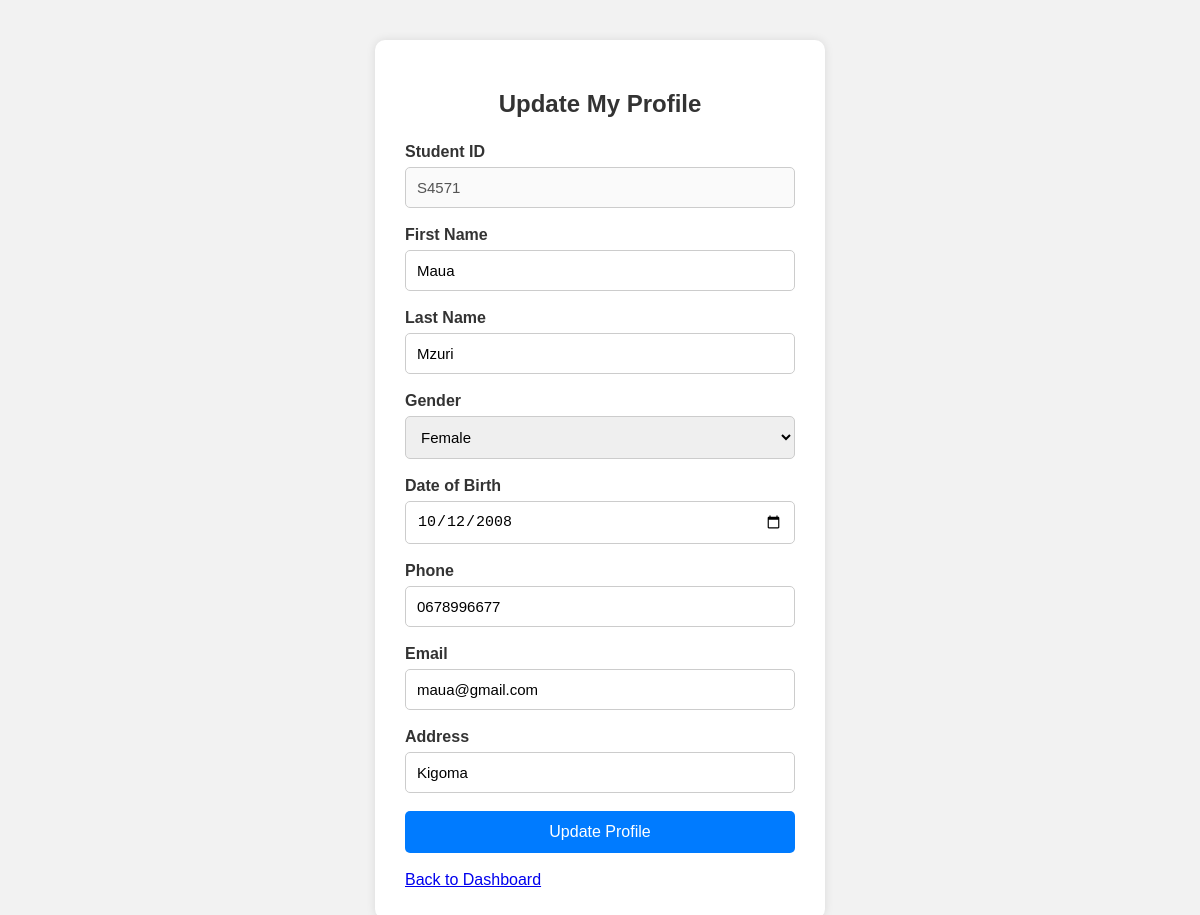
/update-profile.php (signed in), run on the app's committed database.
### tables this page shows
CREATE TABLE `students` (
  `id` int(11) NOT NULL,
  `user_id` int(11) NOT NULL,
  `student_id` varchar(50) NOT NULL,
  `first_name` varchar(100) NOT NULL,
  `last_name` varchar(100) NOT NULL,
  `gender` varchar(20) DEFAULT NULL,
  `date_of_birth` date DEFAULT NULL,
  `phone` varchar(20) DEFAULT NULL,
  `email` varchar(100) DEFAULT NULL,
  `address` varchar(255) DEFAULT NULL,
  `status` enum('active','inactive') NOT NULL DEFAULT 'inactive'
);

### update-profile.php (the view, shortened to what this page needs)
<?php
include "connection.php";
$user_id = $_SESSION['user_id'];
$sql = "SELECT * FROM students
        WHERE user_id = '$user_id'";
$result = mysqli_query($connection, $sql);
if (mysqli_num_rows($result) == 1) {
    $student = mysqli_fetch_assoc($result);
} else {
    echo "Student not found";
    exit();
}
?>
<!DOCTYPE html>
<html>
<head>
    <link rel="stylesheet" href="style.css">
</head>
<body>
<div class="container">
    <h2>Update My Profile</h2>
    <form method="POST">
        <label>Student ID</label>
        <input type="text"
               value="<?php echo $student['student_id']; ?>"
               disabled>
        <label>First Name</label>
        <input type="text"
               name="first_name"
               value="<?php echo $student['first_name']; ?>"
               required>
        <label>Last Name</label>
        <input type="text"
               name="last_name"
               value="<?php echo $student['last_name']; ?>"
               required>
        <label>Gender</label>
        <select name="gender">
            <option value="Female"
                <?php if ($student['gender'] == 'Female') echo 'selected'; ?>>
                Female
            </option>
        </select>
        <label>Date of Birth</label>
        <input type="date"
               name="date_of_birth"
               value="<?php echo $student['date_of_birth']; ?>">
        <label>Phone</label>
        <input type="text"
               name="phone"
               value="<?php echo $student['phone']; ?>">
        <label>Email</label>
        <input type="email"
               name="email"
               value="<?php echo $student['email']; ?>">
        <label>Address</label>
        <input type="text"
               name="address"
               value="<?php echo $student['address']; ?>">
        <button type="submit" name="update">
            Update Profile
        </button>
    </form>
    <br>
    <a href="student-dashboard.php">
        Back to Dashboard
    </a>
</div>
</body>
</html>

### style.css (style rules this page uses)
* { box-sizing: border-box; }
body { margin: 0; padding: 0; font-family: Arial, sans-serif; background-color: #f2f2f2; }
.container { width: 450px; margin: 40px auto; background-color: white; padding: 30px; border-radius: 10px; box-shadow: 0 0 10px rgba(0, 0, 0, 0.1); }
h2 { text-align: center; margin-bottom: 25px; color: #333; }
label { display: block; margin-bottom: 6px; font-weight: bold; color: #333; }
input, select { width: 100%; padding: 11px; margin-bottom: 18px; border: 1px solid #ccc; border-radius: 5px; font-size: 15px; }
button { width: 100%; padding: 12px; border: none; border-radius: 5px; background-color: #007bff; color: white; font-size: 16px; cursor: pointer; }

### data on the page
students: student "S4571", first_name "Maua", last_name "Mzuri", gender "Female", date_of_birth "10/12/2008", phone "0678996677", email "maua@gmail.com", address "Kigoma"
